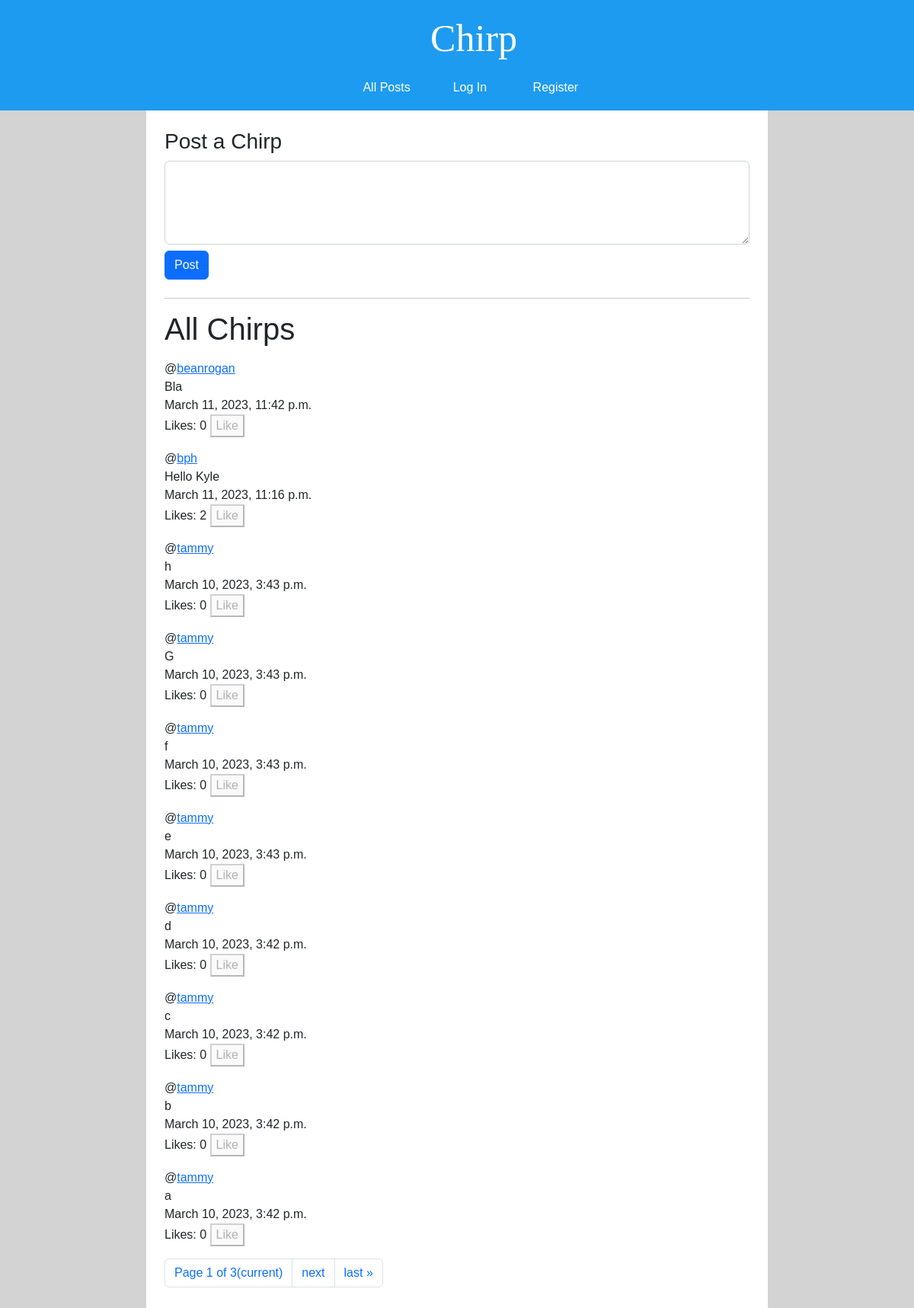
The page / on the database its author committed.
### network/models.py (models this page shows, shortened)
class Post(models.Model):
    author = models.ForeignKey('User', on_delete=models.CASCADE, related_name="+")
    content = models.TextField(max_length=280, verbose_name='')
    like_count = models.PositiveIntegerField(default=0)                            # REMOVE
    datetime = models.DateTimeField(auto_now_add=True)
    def likes(self):
        return self.like_objs.count()
    def users_liked(self):
        users = [like_obj.user for like_obj in self.like_objs.all()]
        return users

class User(AbstractUser):
    pass

### network/views.py (the view)
# urls.py: path("", views.index, name="index"),
def index(request):
    if request.method == "POST":
        if request.user.is_authenticated:
            f = NewPostForm(request.POST)
            post = f.save(commit=False)
            post.author = request.user
            post.save()
        else:
            return HttpResponse(error_message["login_to_post"])
        return HttpResponseRedirect(reverse("index"))
    else:
        post_list = Post.objects.order_by("-datetime")
        paginator = Paginator(post_list, 10)
        page_number = request.GET.get('page')
        page_obj = paginator.get_page(page_number)
        return render(request, "network/index.html", {
            'form': NewPostForm(),
            'page_obj': page_obj,
        })

### network/forms.py
class NewPostForm(ModelForm):
    class Meta:
        model = Post
        fields = ['content']
        widgets = {
            'content': Textarea(attrs={'class': 'newpost form-control', 'cols': 40, 'rows': 4}),
        }

### network/templates/network/index.html (shortened to what this page needs)
{% extends "network/layout.html" %}
{% block body %}
    <h3>Post a Chirp</h3>
    <div class="new-post-form-container">
        <form action="{% url 'index' %}" method="post">
            {{ form }}
            <input class="btn btn-primary my-2" type="submit" value="Post"/>
        </form>
    </div>
    <hr>
    <h1>All Chirps</h1>
    {% include "network/post-pagination.html" with user=user page_obj=page_obj %}
{% endblock %}

### network/templates/network/post-pagination.html (shortened to what this page needs)
<div class="post-group">
    {% for post in page_obj %}
        <p class="post">
            <div class="post-author" id="postAuthor_{{ post.id }}">@<a href="{% url 'profile' post.author.username %}">{{post.author}}</a></div>
            <div class="post-content-container" id="postContentContainer_{{ post.id }}">
                <div class="post-content" id="postContent_{{ post.id }}" style="display: block">{{post.content}}</div>
            </div>
            <div class="post-datetime" id="postDatetime_{{ post.id }}">{{post.datetime}}</div>
            <div>
                Likes: <span class="like-count" id="likeCount_{{ post.id }}">{{ post.likes }}</span>
                {% if user not in post.users_liked and user.is_authenticated %}
                    <button class="like-unlike-button" id="{{ post.id }}">Like</button>
                {% elif user in post.users_liked and user.is_authenticated %}
                    <button class="like-unlike-button" id="{{ post.id }}">Unlike</button>
                {% else %}
                    <button class="like-unlike-button" id="{{ post.id }}" disabled>Like</button>
                {% endif %}
            </div>
        </p>
    {% empty %}
        <span>So empty... need more posts...</span>
    {% endfor %}
    <nav >
        <ul class="pagination">
            <li class="page-item current">
                <a class="page-link">Page {{ page_obj.number }} of {{ page_obj.paginator.num_pages }}<span class="sr-only">(current)</span></a>
            </li>
            {% if page_obj.has_next %}
                <li class="page-item next"><a class="page-link" href="?page={{ page_obj.next_page_number }}">next</a></li>
                {% if page_obj.next_page_number != page_obj.paginator.num_pages %}
                    <li class="page-item last"><a class="page-link" href="?page={{ page_obj.paginator.num_pages }}">last &raquo;</a></li>
                {% endif %}
            {% endif %}
        </ul>
    </nav>
</div>

### network/static/network/styles.css (style rules this page uses)
body { background-color: lightgray; font-family: "Varela", sans-serif; }

### rows shown on the page
Post: author "beanrogan", content "Bla", datetime "March 11, 2023, 11:42 p.m.", likes "0"
Post: author "bph", content "Hello Kyle", datetime "March 11, 2023, 11:16 p.m.", likes "2"
Post: author "tammy", content "h", datetime "March 10, 2023, 3:43 p.m.", likes "0"
Post: author "tammy", content "G", datetime "March 10, 2023, 3:43 p.m.", likes "0"
Post: author "tammy", content "f", datetime "March 10, 2023, 3:43 p.m.", likes "0"
Post: author "tammy", content "e", datetime "March 10, 2023, 3:43 p.m.", likes "0"
Post: author "tammy", content "d", datetime "March 10, 2023, 3:42 p.m.", likes "0"
Post: author "tammy", content "c", datetime "March 10, 2023, 3:42 p.m.", likes "0"
Post: author "tammy", content "b", datetime "March 10, 2023, 3:42 p.m.", likes "0"
Post: author "tammy", content "a", datetime "March 10, 2023, 3:42 p.m.", likes "0"

### other values the page prints
{{ page_obj.number }} "1"
{{ page_obj.paginator.num_pages }} "3"
